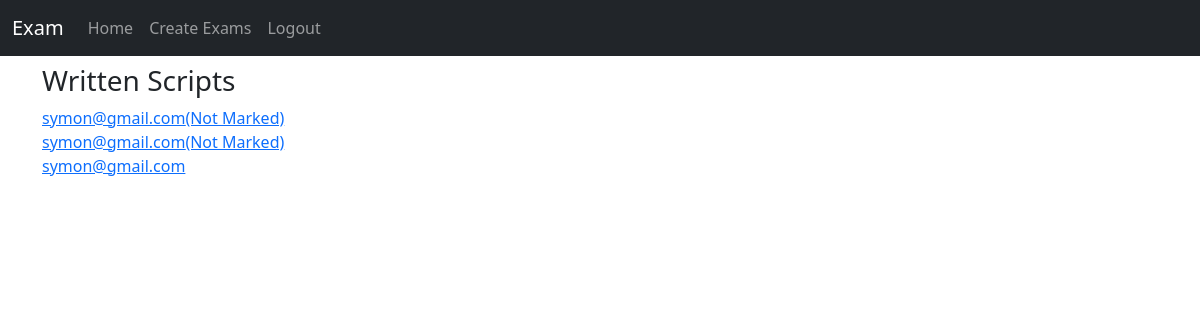
Screenshot of /teacher/scripts/12/ (signed in) with the database file from the repository.
### apps/students/models.py (models this page shows, shortened)
class AnsweredExam(models.Model):
    exam = models.ForeignKey(
        Exam, related_name="answered_exams", on_delete=models.CASCADE
    )
    student = models.ForeignKey(
        User, related_name="user_answers_exams", on_delete=models.CASCADE
    )
    def is_marked(self):
        answers = self.exam_answers.all()
        for answer in answers:
            if answer.score is None:
                return False
        return True

### apps/users/models.py (models this page shows)
class User(AbstractUser):
    is_teacher = models.BooleanField(default=False)
    def __str__(self) -> str:
        return self.email

### apps/teachers/views.py (the view)
# urls.py: path("scripts/<int:exam_id>/", written_scripts, name="scripts"),
@login_required
@teacher_required
def written_scripts(request, exam_id):
    exam = get_object_or_404(Exam, pk=exam_id)
    answers = AnsweredExam.objects.filter(exam=exam)
    return render(request, "teachers/mark.html", {"exam": exam, "answers": answers})

### templates/teachers/mark.html
{% extends "index.html" %}
{% block content %}
<h1>{{exam.name}}</h1>
{% if answers %}
<h3>Written Scripts</h3>
    {% for answer in answers %}
        {% if answer.is_marked %}
            <a href="">{{answer.student}}</a><br>
        {% else %}
            <a href="{% url "written_script_mark" answer.id %}">{{answer.student}}(Not Marked)</a><br>
        {% endif %}
{% endfor %}
{% else %}
<h1>No Scripts Submitted yet</h1>
{% endif %}
{% endblock content %}

### rows the page displays
AnsweredExam: student "symon@gmail.com"
AnsweredExam: student "symon@gmail.com"
AnsweredExam: student "symon@gmail.com"
